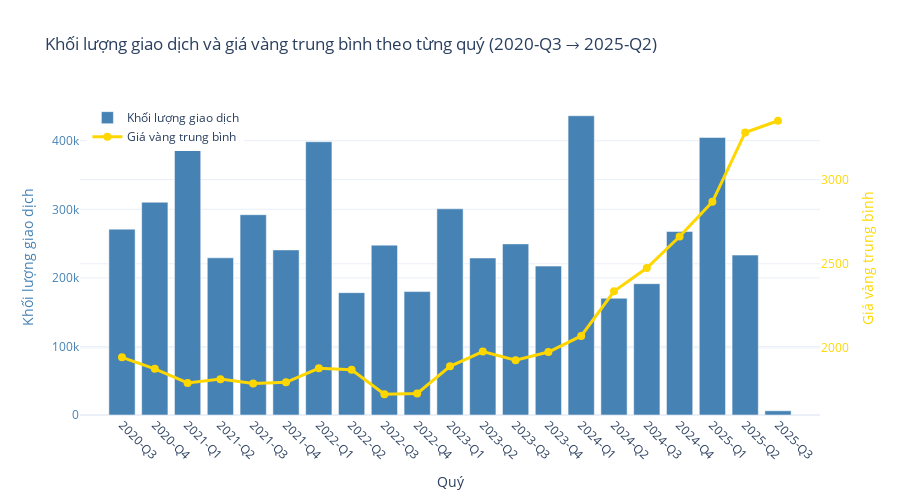

Here is the notebook cell this chart was saved with:
### Code cell
import plotly.graph_objects as go

fig = go.Figure()

# Biểu đồ cột: Khối lượng giao dịch
fig.add_trace(
    go.Bar(
        x=df_quarterly["quarter"],
        y=df_quarterly["Volume"],
        name="Khối lượng giao dịch",
        marker_color='steelblue',
        yaxis='y1'
    )
)

# Biểu đồ đường: Giá vàng trung bình
fig.add_trace(
    go.Scatter(
        x=df_quarterly["quarter"],
        y=df_quarterly["avg_close_price"],
        name="Giá vàng trung bình",
        mode="lines+markers",
        line=dict(color="gold", width=3),
        marker=dict(symbol="circle", size=8),
        yaxis='y2'
    )
)

# Cấu hình trục và layout
fig.update_layout(
    title="Khối lượng giao dịch và giá vàng trung bình theo từng quý (2020-Q3 → 2025-Q2)",
    xaxis=dict(title="Quý", tickangle=45),
    yaxis=dict(
        title="Khối lượng giao dịch",
        titlefont=dict(color="steelblue"),
        tickfont=dict(color="steelblue")
    ),
    yaxis2=dict(
        title="Giá vàng trung bình",
        titlefont=dict(color="gold"),
        tickfont=dict(color="gold"),
        anchor="x",
        overlaying="y",
        side="right"
    ),
    legend=dict(x=0.01, y=0.99),
    bargap=0.2,
    height=500,
    template="plotly_white"
)

fig.show()

### Figure 1 — Plotly figure (JSON) as saved in the notebook; plotly's stock layout.template omitted (floating-point values rounded to 4 significant figures)
{"data": [{"marker": {"color": "steelblue"}, "name": "Khối lượng giao dịch", "type": "bar", "x": ["2020-Q3", "2020-Q4", "2021-Q1", "2021-Q2", "2021-Q3", "2021-Q4", "2022-Q1", "2022-Q2", "2022-Q3", "2022-Q4", "2023-Q1", "2023-Q2", "2023-Q3", "2023-Q4", "2024-Q1", "2024-Q2", "2024-Q3", "2024-Q4", "2025-Q1", "2025-Q2", "2025-Q3"], "y": [271093, 310344, 410657, 229245, 292114, 240759, 398521, 178428, 247736, 179977, 300737, 229032, 249556, 217162, 436453, 170292, 191544, 267596, 404747, 233227, 6141], "yaxis": "y"}, {"line": {"color": "gold", "width": 3}, "marker": {"size": 8, "symbol": "circle"}, "mode": "lines+markers", "name": "Giá vàng trung bình", "type": "scatter", "x": ["2020-Q3", "2020-Q4", "2021-Q1", "2021-Q2", "2021-Q3", "2021-Q4", "2022-Q1", "2022-Q2", "2022-Q3", "2022-Q4", "2023-Q1", "2023-Q2", "2023-Q3", "2023-Q4", "2024-Q1", "2024-Q2", "2024-Q3", "2024-Q4", "2025-Q1", "2025-Q2", "2025-Q3"], "y": [1944.0, 1875.0, 1792.0, 1815.0, 1789.0, 1796.0, 1879.0, 1870.0, 1725.0, 1730.0, 1890.0, 1978.0, 1926.0, 1976.0, 2071.0, 2337.0, 2475.0, 2662.0, 2868.0, 3280.0, 3349.0], "yaxis": "y2"}], "layout": {"bargap": 0.2, "height": 500, "legend": {"x": 0.01, "y": 0.99}, "title": {"text": "Khối lượng giao dịch và giá vàng trung bình theo từng quý (2020-Q3 → 2025-Q2)"}, "xaxis": {"tickangle": 45, "title": {"text": "Quý"}}, "yaxis": {"tickfont": {"color": "steelblue"}, "title": {"font": {"color": "steelblue"}, "text": "Khối lượng giao dịch"}}, "yaxis2": {"anchor": "x", "overlaying": "y", "side": "right", "tickfont": {"color": "gold"}, "title": {"font": {"color": "gold"}, "text": "Giá vàng trung bình"}}}}
